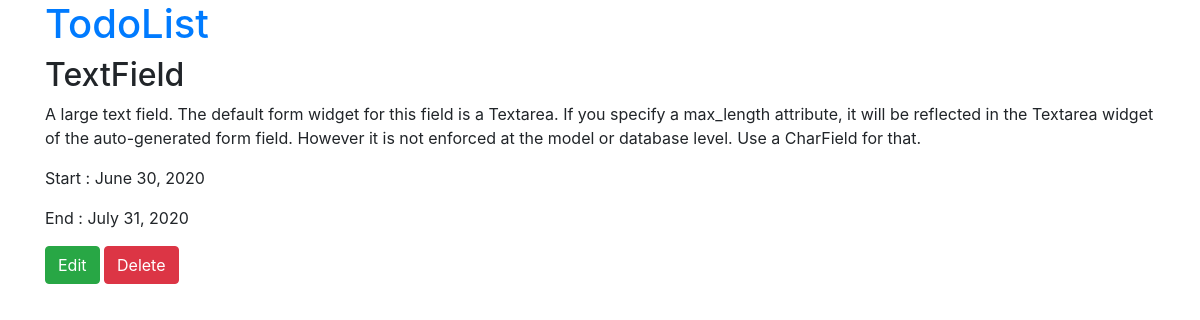
Screenshot of /todo/10/ with the database file from the repository.
### todo/models.py (models this page shows)
class List(models.Model):
    title = models.CharField(max_length=50)
    description = models.TextField()
    date_add = models.DateTimeField(auto_now_add=True)
    date_modified = models.DateTimeField(auto_now=True)
    startdate = models.DateField()
    enddate = models.DateField()

### todo/views.py (the view)
# urls.py: path('<int:todolist_id>/', views.view_list, name='view_list'),
def view_list(request, todolist_id):
    todo = List.objects.get(id=todolist_id)
    context = {'list': todo}
    return render(request, 'todo/detail.html', context)

### todo/templates/todo/detail.html
{% extends "todo/index.html" %}
{% load static %}
{% block body %}
</div>
<h2>{{ list.title }}</h2>
<p>{{ list.description }}</p>
<p>Start : {{ list.startdate }}</p>
<p>End : {{ list.enddate }}</p>
<a class="btn btn-success" href="{% url 'todo:edit_list' list.id %}">Edit</a>
<a class="btn btn-danger" href="{% url 'todo:delete_list' list.id %}">Delete</a>
{% endblock %}

### rows the page displays
List: title "TextField", description "A large text field. The default form widget for this field is a Textarea. If you specify a max_length attribute, it will be reflected in the Textarea widget of the auto-generated form field. However it is not enforced at the model or database level. Use a CharField for that.", startdate "June 30, 2020", enddate "July 31, 2020"
